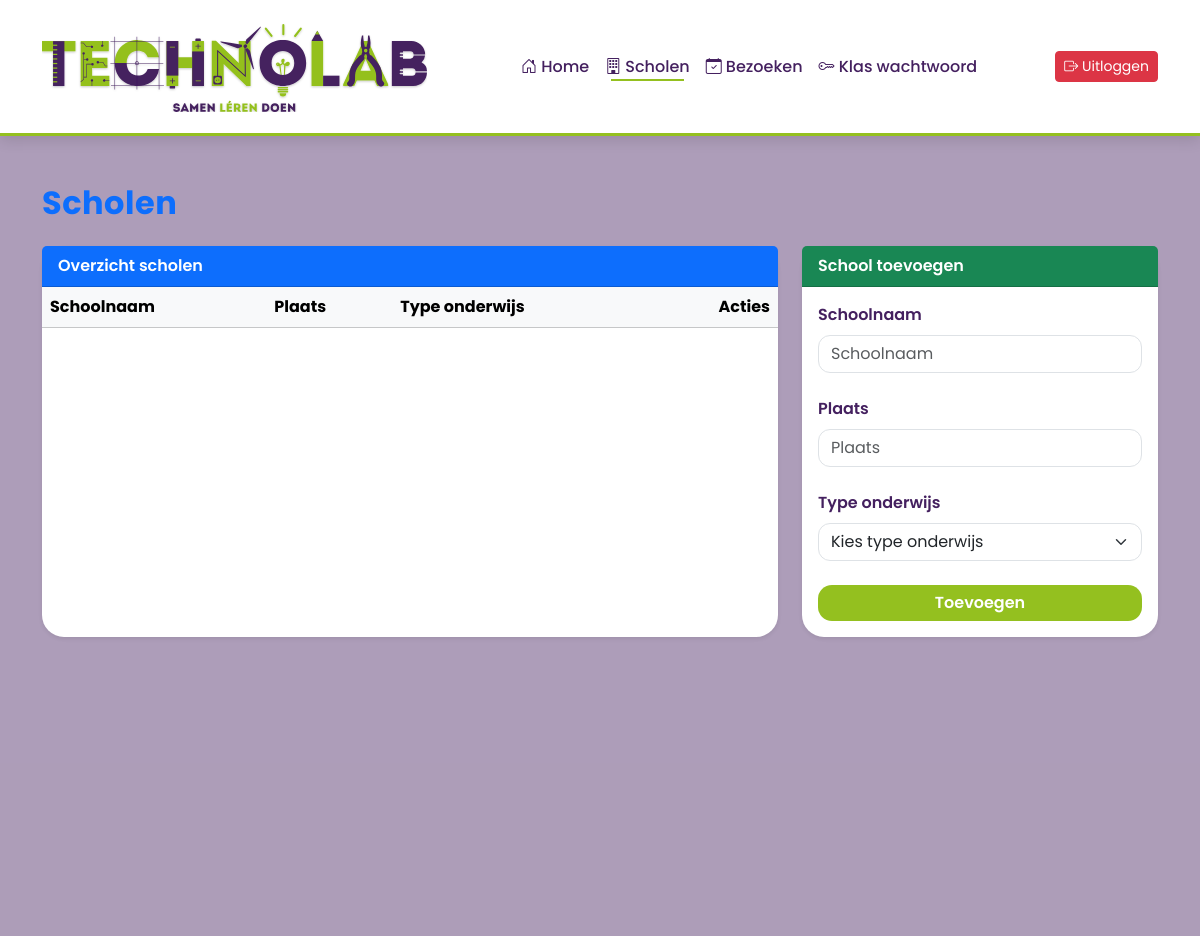
Page /scholen.php (signed in) on the earlier database version.
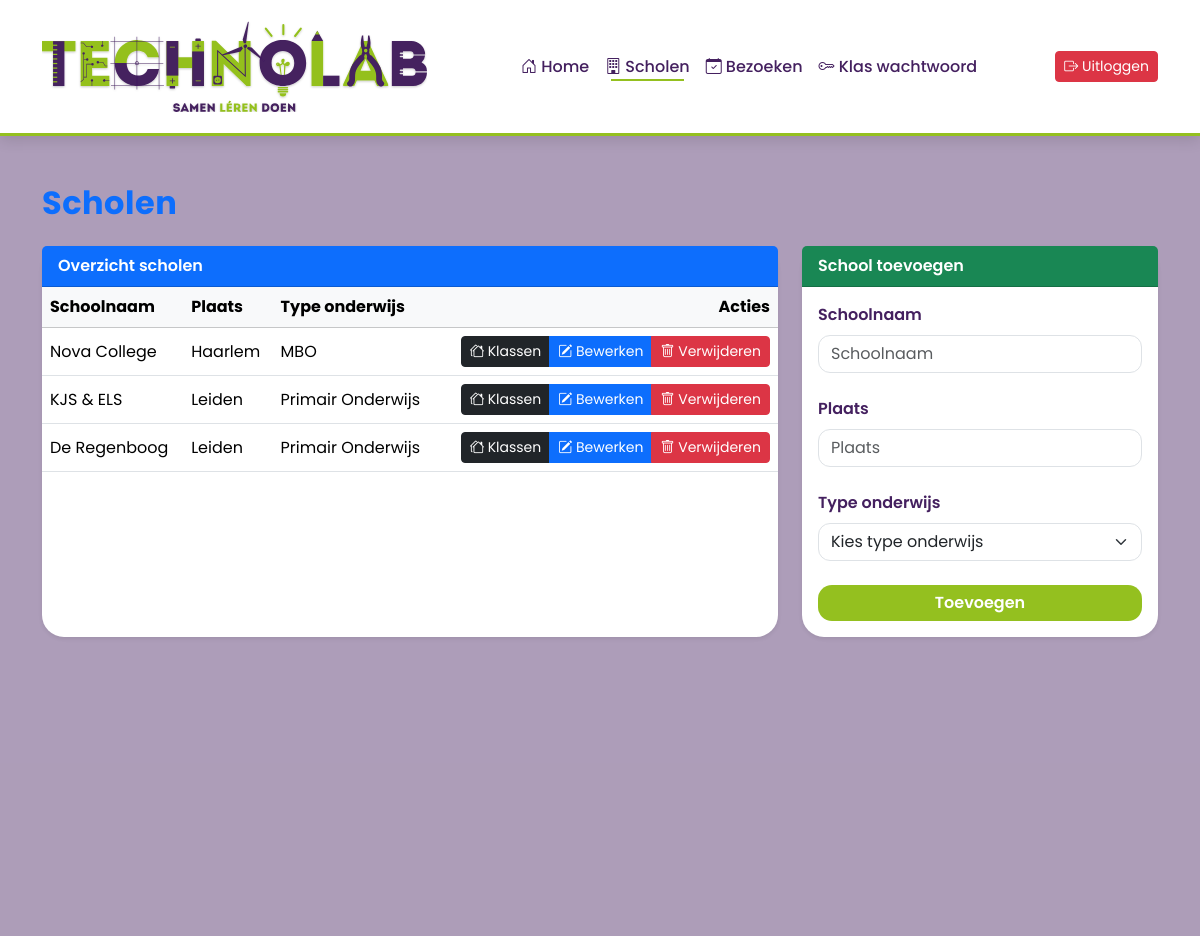
Same page on the later database version.
### tables this page shows
CREATE TABLE `school` (
  `school_id` smallint(6) NOT NULL,
  `schoolnaam` varchar(100) NOT NULL,
  `plaats` varchar(100) NOT NULL,
  `type_onderwijs` set('Primair Onderwijs','Voortgezet Onderwijs','MBO') DEFAULT NULL
);

### scholen.php (the view, shortened to what this page needs)
<?php
require 'includes/header.php';
$scholen = $conn->query("SELECT * FROM school");
$highlight_id = null;
?>
<div class="ttr-app">
    <div class="container py-5">
        <div class="row mb-4">
            <div class="col d-flex justify-content-between align-items-center">
                <h2 class="fw-bold text-primary mb-0">Scholen</h2>
            </div>
        </div>
        <div class="row g-4">
            <div class="col-12 col-lg-8">
                <div class="card shadow-sm h-100">
                    <div class="card-header bg-primary text-white fw-semibold">
                        Overzicht scholen
                    </div>
                    <div class="card-body p-0">
                        <div class="table-responsive">
                            <table class="table table-hover align-middle mb-0">
                                <thead class="table-light">
                                    <tr>
                                        <th>Schoolnaam</th>
                                        <th>Plaats</th>
                                        <th>Type onderwijs</th>
                                        <th class="text-end">Acties</th>
                                    </tr>
                                </thead>
                                <tbody>
                                    <?php while ($row = $scholen->fetch_assoc()): ?>
                                        <tr<?= ($highlight_id === (int)$row['school_id']) ? ' class="table-warning"' : '' ?>>
                                            <td><?= htmlspecialchars($row['schoolnaam']) ?></td>
                                            <td><?= htmlspecialchars($row['plaats']) ?></td>
                                            <td>
                                                <span><?= htmlspecialchars($row['type_onderwijs']) ?></span>
                                            </td>
                                            <td class="text-end">
                                                <div class="btn-group" role="group" aria-label="Acties">
                                                    <a href="klassen.php?school_id=<?= (int)$row['school_id'] ?>"
                                                        class="btn btn-dark btn-sm">
                                                        <i class="bi bi-houses"></i> Klassen
                                                    </a>
                                                    <a href="scholen.php?edit=<?= (int)$row['school_id'] ?>"
                                                        class="btn btn-primary btn-sm">
                                                        <i class="bi bi-pencil-square"></i> Bewerken
                                                    </a>
                                                    <a href="scholen.php?delete=<?= (int)$row['school_id'] ?>"
                                                        class="btn btn-danger btn-sm js-confirm"
                                                        data-confirm="Weet je het zeker?">
                                                        <i class="bi bi-trash"></i> Verwijderen
                                                    </a>
                                                </div>
                                            </td>
                                            </tr>
                                        <?php endwhile; ?>
                                </tbody>
                            </table>
                        </div>
                    </div>
                </div>
            </div>
            <div class="col-12 col-lg-4">
                <?php if (!isset($_GET['edit'])): ?>
                    <div class="card shadow-sm mb-4 mb-lg-0">
                        <div class="card-header bg-success text-white fw-semibold">
                            School toevoegen
                        </div>
                        <div class="card-body">
                            <form method="post" class="row g-3">
                                <div class="col-12 mb-2">
                                    <label for="schoolnaam" class="form-label">Schoolnaam</label>
                                    <input
                                        type="text"
                                        name="schoolnaam"
                                        id="schoolnaam"
                                        class="form-control form-input"
                                        placeholder="Schoolnaam"
                                        required>
                                </div>
                                <div class="col-12 mb-2">
                                    <label for="plaats" class="form-label">Plaats</label>
                                    <input
                                        type="text"
                                        name="plaats"
                                        id="plaats"
                                        class="form-control form-input"
                                        placeholder="Plaats"
                                        required>
                                </div>
                                <div class="col-12 mb-3">
                                    <label for="type_onderwijs" class="form-label">Type onderwijs</label>
                                    <select
                                        name="type_onderwijs"
                                        id="type_onderwijs"
                                        class="form-control form-select"
                                        required>
                                        <option value="" disabled selected>Kies type onderwijs</option>
                                    </select>
                                </div>
                                <div class="col-12 d-grid mt-2">
                                    <button type="submit" name="add" class="btn btn-success w-100">
                                        Toevoegen
                                    </button>
                                </div>
                            </form>
                        </div>
                    </div>
                <?php endif; ?>
            </div>
        </div>
    </div>
</div>
<?php require 'includes/footer.php'; ?>

### includes/header.php (shortened to what this page needs)
<!DOCTYPE html>
<html lang="nl">
<head>
    <link
        href="https://cdn.jsdelivr.net/npm/bootstrap@5.3.3/dist/css/bootstrap.min.css"
        rel="stylesheet">
    <link
        href="https://cdn.jsdelivr.net/npm/bootstrap-icons@1.11.3/font/bootstrap-icons.css"
        rel="stylesheet">
    <link rel="stylesheet" href="css/index.css">
</head>
<body class="ttr-app">
    <?php require 'nav.php'; ?>

### includes/nav.php (shortened to what this page needs)
<link rel="stylesheet" href="css/index.css">
<nav class="navbar navbar-expand-lg navbar-custom py-3">
    <div class="container d-flex align-items-center justify-content-between">
        <a href="index.php" class="navbar-brand">
            <img src="images/logo_technolab.svg" class="logo-technolab" alt="Technolab">
        </a>
        <div class="collapse navbar-collapse" id="mainNav">
            <ul class="navbar-nav mx-auto mb-2 mb-lg-0">
                <li class="nav-item">
                    <a class="nav-link <?php if (basename($_SERVER['PHP_SELF']) == 'index.php') echo 'active'; ?>" href="index.php">
                        <i class="bi bi-house-door"></i> Home
                    </a>
                </li>
                <?php if (isset($_SESSION['admin_id'])): ?>
                    <li class="nav-item">
                        <a class="nav-link <?php if (basename($_SERVER['PHP_SELF']) == 'scholen.php') echo 'active'; ?>" href="scholen.php">
                            <i class="bi bi-building"></i> Scholen
                        </a>
                    </li>
                    <li class="nav-item">
                        <a class="nav-link <?php if (basename($_SERVER['PHP_SELF']) == 'bezoeken.php') echo 'active'; ?>" href="bezoeken.php">
                            <i class="bi bi-calendar-check"></i> Bezoeken
                        </a>
                    </li>
                    <li class="nav-item">
                        <a class="nav-link <?php if (basename($_SERVER['PHP_SELF']) == 'klas_login.php') echo 'active'; ?>" href="klas_login.php">
                            <i class="bi bi-key"></i> Klas wachtwoord
                        </a>
                    </li>
                <?php endif; ?>
            </ul>
            <div class="d-flex gap-2 mt-3 mt-lg-0">
                <?php if (isset($_SESSION['admin_id'])): ?>
                    <a href="uitloggen.php" class="btn btn-danger btn-sm">
                        <i class="bi bi-box-arrow-right"></i> Uitloggen
                    </a>
                <?php else: ?>
                    <a href="login.php" class="btn btn-success btn-sm">
                        <i class="bi bi-box-arrow-in-right"></i> Admin Login
                    </a>
                <?php endif; ?>
            </div>
        </div>
    </div>
</nav>

### includes/footer.php (shortened to what this page needs)
    </body>
</html>

### css/index.css (style rules this page uses)
:root { --tl-purple: #44205F; --tl-green: #94C01F; --tl-white: #ffffff; --tl-orange: #FF6F3C; --tl-purple-light: rgba(68, 32, 95, 0.10); --tl-purple-dark: rgba(68, 32, 95, 0.25); --tl-green-light: rgba(148, 192, 31, 0.18); --tl-orange-light: rgba(255, 111, 60, 0.15); }
.ttr-app { background: var(--tl-purple-dark); font-family: "Poppins", sans-serif; color: #2b2b2b; min-height: 100vh; }
.ttr-app h2, .ttr-app h5 { color: var(--tl-purple); }
.ttr-app h2 { font-weight: 700; letter-spacing: 0.5px; }
.ttr-app .card { background: var(--tl-white); border-radius: 22px; border: none; box-shadow: 0 10px 28px rgba(0,0,0,0.08); transition: transform 0.25s ease, box-shadow 0.25s ease; animation: softFloat 8s ease-in-out infinite; }
.form-label { font-weight: 600; color: var(--tl-purple); }
.form-control, .form-select { border-radius: 12px; transition: border-color 0.15s ease, box-shadow 0.15s ease; }
.btn-success { background: var(--tl-green); color: var(--tl-white); border-radius: 14px; border: none; font-weight: 600; transition: transform 0.15s ease, box-shadow 0.15s ease; }
.navbar-custom { background: var(--tl-white); border-bottom: 3px solid var(--tl-green); box-shadow: 0 4px 14px rgba(0,0,0,0.12); }
.navbar-custom .nav-link { color: var(--tl-purple) !important; font-weight: 500; position: relative; transition: transform 0.15s ease; }
.navbar-custom .nav-link::after { content: ""; position: absolute; left: 14px; right: 14px; bottom: 6px; height: 2px; background: var(--tl-green); transform: scaleX(0); transition: transform 0.2s ease; }
.navbar-custom .nav-link:hover::after, .navbar-custom .nav-link.active::after { transform: scaleX(1); }
.logo-technolab { transition: transform 0.25s ease; }

Differences in the rows shown:
added school: schoolnaam "Nova College", plaats "Haarlem", type_onderwijs "MBO"
added school: schoolnaam "KJS & ELS", plaats "Leiden", type_onderwijs "Primair Onderwijs"
added school: schoolnaam "De Regenboog", plaats "Leiden", type_onderwijs "Primair Onderwijs"
